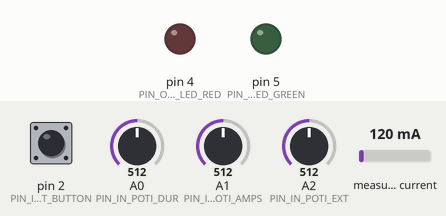
Recording of a sketch running on a simulated Arduino Uno, built with avr-gcc and run on an emulated ATmega328P. On the bench: output pins drawn as LEDs (lit = HIGH). Dashed ring = blinking. The test bench sets the inputs (shaded band); at power-on: pin 2 (PIN_IN_RESET_BUTTON) HIGH, A1 (PIN_IN_POTI_AMPS) = 512, A0 (PIN_IN_POTI_DUR) = 512, A2 (PIN_IN_POTI_EXT) = 512, measured current 120 mA. Pins used as bus, display or sensor lines are not drawn; what the sketch prints to the serial monitor is not drawn.

Above: at 1.2 s.
1.3 s: pin 2 (PIN_IN_RESET_BUTTON) pulled LOW for 0.15 s
At 2.25 s:
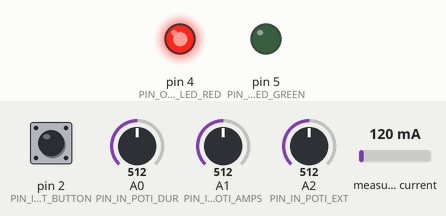
4.8 s: pin 2 (PIN_IN_RESET_BUTTON) pulled LOW for 1 s
At 5.08 s:
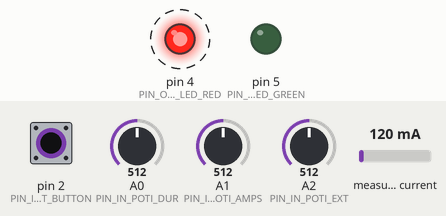
11.8 s: pin 2 (PIN_IN_RESET_BUTTON) pulled LOW for 3.2 s
At 16.05 s:
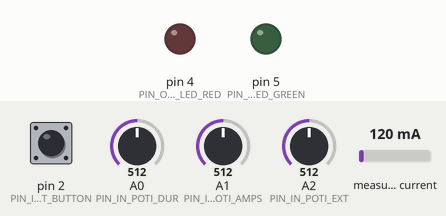
17.0 s: A1 (PIN_IN_POTI_AMPS) set to 356
20.5 s: A1 (PIN_IN_POTI_AMPS) set to 327
Timing chart, 0 to 25.0 s (numbered marks = the images above; inputs shaded):
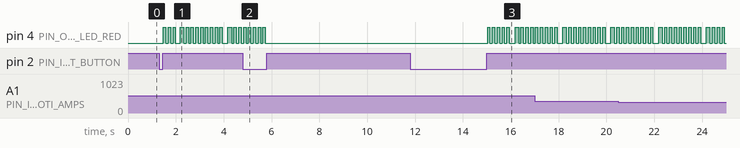

Measured:
- after the input at 1.3 s, pin 4 (PIN_OUT_LED_RED): LOW → HIGH after 0.18 s, → LOW 0.10 s later, → HIGH 0.10 s later, → LOW 0.10 s later, … (30 changes in this stretch)
- after the input at 4.8 s, pin 4 (PIN_OUT_LED_RED): goes on until 5.7 s, then stays LOW
- after the input at 11.8 s, pin 4 (PIN_OUT_LED_RED): goes 4 × (HIGH 0.10 s, LOW 0.10 s), HIGH 0.10 s, LOW 0.24 s, HIGH 0.15 s, 3 × (LOW 0.10 s, HIGH 0.10 s), then LOW, starting after 3.2 s

The sketch:

PowerOnGuard.ino
```cpp
#include "Controls.h"

const int meterEveryMillis = 2000;
const int readPotisEveryMillis = 1000;

/**
   Potentiometer setting: 0 ... 300s
   Some machines like pumps draw amps for some time and then stop to draw amps, but they are still "on", e.g. pump water.
   This propery is to "virtually" extend the duration where amps are actually drawn to allow the algorithm to accound
   for such machines.
*/
int durationExtensionSeconds;

/**
   Potentiometer setting: 0 ... 10 A
   The minimum amperes that need to drawn such that the algorithm starts to count the time since when this started.
*/
double ampsThreshold;

/**
   Potentiometer setting: 0 ... 1h
   The maximum time in seconds that amps may be drawn. Afterwards the state is toggled and power is switched off.
   The red LED will start to blink. To get power again, the reset switch must be pressed. It will toggle the state.
*/
int maxDurationSeconds;


/**
   The actual amps drawn currently.
*/
double i_rms;

unsigned long i;

Controls controls = Controls();

EnergyMonitor emon;

enum State {
  RUNNING,
  SHUTDOWN
};

unsigned long lastToggleTime;        // Last state change

volatile enum State state = RUNNING; // We start with power turned on

unsigned long tS;
boolean wasPowerConsumed = false;
unsigned long ampsOnSinceSeconds = 0;
unsigned long virtualPowerConsumptionOnUntilS = 0;

void setup() {
  Serial.begin(9600);

  pinMode(PIN_OUT_SSR, OUTPUT);

  controls.setup(onResetButton);

  double scale = 18.00360 * 4 * (4.06 / 4.55);
  emon.current(7, scale);             // Current: input pin, calibration.

}

void onResetButton() {
  unsigned long now = millis();

  if ((now - lastToggleTime) > 150) {
    lastToggleTime = now;

    if (state == SHUTDOWN) {
      state = RUNNING;
      wasPowerConsumed = false;
      ampsOnSinceSeconds = 0;
      virtualPowerConsumptionOnUntilS = 0;
    } else {
      state = SHUTDOWN;
    }
  }
}


void loop() {
  i++;

  unsigned long tMS = millis();
  tS = tMS / 1000;

  // Somtimes read potis
  if ( (tMS % readPotisEveryMillis) == 0 ) {
    controls.readPotis();

    durationExtensionSeconds = controls.getDurationExtensionSeconds();
    ampsThreshold = controls.getAmpsThreshold();
    maxDurationSeconds = controls.getMaxDurationSeconds();
  }

  // Read current amps
  if ( (tMS % (meterEveryMillis)) == 0 ) {
    i_rms = emon.calcIrms(1480);  // Calculate Irms only
    Serial.println(i_rms);
  }

  if (isPowerConsumed()) {
    controls.powerLedOn(true);

    if (wasPowerConsumed == false) {
      Serial.println("Actual power consumption just started ");
      Serial.println(tS);

      if (virtualPowerConsumptionOnUntilS == 0) {
        ampsOnSinceSeconds = tS;
      }
    } else {
      if (tooLong()) {
        // Power consumed for too long
        state = SHUTDOWN;
      }
    }
  } else {
    controls.powerLedOn(false);
    if (wasPowerConsumed == true) {
      Serial.println("Actual power consumption just stopped ");
      Serial.println(tS);
      // We need assume power consumption for additional durationExtensionSeconds
      virtualPowerConsumptionOnUntilS = tS + durationExtensionSeconds;
    } else {
    }
  }

  if (virtualPowerConsumptionOnUntilS > 0) {
    /*
       Virtual mode has priority. No matter if actual power was off we need to wait until
       time is virtualPowerConsumptionOnUntilS.
       If we waited so long and power is (still) consumed we'll shut down
       power as it was used for too long.

       HOWEVER IF ACTUAL POWER IS CONSUMED WE NEED TO EXTAND AAGAIN
    */
    if (tS > virtualPowerConsumptionOnUntilS) {
      if (isPowerConsumed() && tooLong()) {
        state = SHUTDOWN;
      }
      virtualPowerConsumptionOnUntilS = 0;
    }

    // Just for Power LED:
    if (isPowerConsumed()) {
      controls.powerLedOn(true);
    } else {
      controls.powerLedBlink(true);
    }

  }

  controls.update();

  if (state == SHUTDOWN) {
    controls.signalShutdown(true);
    //Serial.println("SHUTDOWN");
    digitalWrite(PIN_OUT_SSR, LOW);
  } else {
    controls.signalShutdown(false);
    digitalWrite(PIN_OUT_SSR, HIGH);
  }

  if ( (tMS % (meterEveryMillis)) == 0 ) {
    Serial.print(tS);
    Serial.print(", ");
    Serial.print(i_rms);
    Serial.print(", ");
    Serial.print(wasPowerConsumed);
    Serial.print(", ");
    Serial.print(isPowerConsumed());
    Serial.print(", ");
    Serial.print(state);
    Serial.print(", ");
    Serial.print(durationExtensionSeconds);
    Serial.print(", ");
    Serial.print(ampsThreshold);
    Serial.print(", ");
    Serial.print(maxDurationSeconds);
    Serial.print(", ");
    Serial.print(ampsOnSinceSeconds);
    Serial.print(", ");
    Serial.print(virtualPowerConsumptionOnUntilS);

    Serial.print(" (");
    Serial.print("tS,");
    Serial.print("i_rms,");
    Serial.print("wasPowerConsumed,");
    Serial.print("isPowerConsumed,");
    Serial.print("state,");
    Serial.print("durationExtensionSeconds,");
    Serial.print("ampsThreshold,");
    Serial.print("maxDurationSeconds,");
    Serial.print("ampsOnSinceSeconds,");
    Serial.print("virtualPowerConsumptionOnUntilS,");
    Serial.print(")");
    Serial.println("");
  }

  wasPowerConsumed = isPowerConsumed();
}

boolean isPowerConsumed() {
  boolean ret = i_rms > ampsThreshold;
  return ret;
}

boolean tooLong() {
  return (tS - ampsOnSinceSeconds) > maxDurationSeconds;
}
```

Button.cpp
```cpp
#include "Button.h"

Button::Button() {
}

Button::~Button() {
}

void Button::setup(byte pin, buttonOnHigh _onHigh) {
  PIN = pin;
  onHigh = _onHigh;
  pinMode(pin, INPUT_PULLUP);
  lastChangeTime = millis();
}

void Button::update() {
  int reading = digitalRead(PIN);

  if (reading != lastButtonState) {
    lastChangeTime = millis();
  }

  if ((millis() - lastChangeTime) > debounceDelay) {
    if (reading == LOW) {
      readingWasLowLongEnough = true;
    } else {
      if (readingWasLowLongEnough == true && reading == HIGH) { // Button was just released after behing held long enough
        onHigh();
        readingWasLowLongEnough = false;
      }
    }
  }

  lastButtonState = reading;
}

boolean Button::isOn() {
  int val = digitalRead(PIN);
  return (val == HIGH);
}
```

Button.h
```cpp
#ifndef Button_h
#define Button_h

#include "Globals.h"
#include <Bounce2.h>

class Button {
  private:
    byte PIN;
    buttonOnHigh onHigh;

    int lastButtonState = LOW;   // the previous reading from the input pin
    unsigned long lastChangeTime;  // the last time the output pin was toggled
    unsigned long debounceDelay = 30;    // the debounce time; increase if the output flickers
    boolean readingWasLowLongEnough = false;

  public:
    Button();
    ~Button();
    void setup(byte pin, void (*_onHigh)(void));
    //void setup(byte pin);
    void update();

    boolean isOn();
};

#endif
```

Controls.cpp
```cpp
#include "Controls.h"
#include "LED.h"
#include "Button.h"
#include "Poti.h"

LED redLED;
LED greenLED;
Button resetButton;

Poti durationExtensionPoti;
Poti ampsThresholdPoti;
Poti maxDurationPoti;

Controls::Controls() {
}

Controls::~Controls() {
}

void Controls::setup(buttonOnHigh onReset) {
  durationExtensionPoti.setup(PIN_IN_POTI_EXT);
  ampsThresholdPoti.setup(PIN_IN_POTI_AMPS);
  maxDurationPoti.setup(PIN_IN_POTI_DUR);

  redLED.setup(PIN_OUT_LED_RED);
  greenLED.setup(PIN_OUT_LED_GREEN);
  resetButton.setup(PIN_IN_RESET_BUTTON, onReset);
}

void Controls::update() {
  greenLED.update();
  redLED.update();
  resetButton.update();
}

void Controls::signalShutdown(boolean shutdown) {
  redLED.blink(shutdown);
  if (shutdown == true) {
    greenLED.off();
  }
}

boolean Controls::isResetPressed() {
  return resetButton.isOn();
}

void Controls::resetLedOn(boolean on) {
  if (on) {
    redLED.on();
  } else {
    redLED.off();
  }
}

void Controls::powerLedOn(boolean on) {
  if (on) {
    greenLED.on();
  } else {
    greenLED.off();
  }
}

void Controls::powerLedBlink(boolean blink) {
  greenLED.blink(blink);
}

void Controls::readPotis() {
  durationExtensionPoti.read();
  ampsThresholdPoti.read();
  maxDurationPoti.read();
}

double mapDouble(long x, long in_min, long in_max, double out_min, double out_max)
{
  return ((double)x - (double)in_min) * (out_max - out_min) / ((double)in_max - (double)in_min) + out_min;
}

int Controls::getDurationExtensionSeconds() {
  const int minOut = 0;
  const int maxOut = 300;
  // map(value, fromLow, fromHigh, toLow, toHigh)
  int v = durationExtensionPoti.get();
  v = map(v, 0, 1023, minOut, maxOut);
  v = constrain(v, minOut, maxOut);

  return v;
}

double Controls::getAmpsThreshold() {
  const double minOut = 0.0;
  const double maxOut = 30.0;
  // map(value, fromLow, fromHigh, toLow, toHigh)
  int v = ampsThresholdPoti.get();
  double ret = mapDouble(v, 0, 1023, minOut, maxOut);
  //v = constrainDouble(v, minOut, maxOut);

  return ret;
}

int Controls::getMaxDurationSeconds() {
  const int minOut = 0;
  const int maxOut = 60 * 60; // 1h
  // map(value, fromLow, fromHigh, toLow, toHigh)
  int v = maxDurationPoti.get();
  v = map(v, 0, 1023, minOut, maxOut);
  v = constrain(v, minOut, maxOut);

  return v;
}
```

Controls.h
```cpp
#ifndef Controls_h
#define Controls_h

#include "Globals.h"

class Controls {
  private:

  public:
    Controls();
    ~Controls();
    void setup(buttonOnHigh onReset);
    void update();

    void signalShutdown(boolean shutdown);
    boolean isResetPressed();
    void resetLedOn(boolean on);
    void powerLedOn(boolean on);
    void powerLedBlink(boolean blink);
    void readPotis();

    int getDurationExtensionSeconds();
    double getAmpsThreshold();
    int getMaxDurationSeconds();

};

#endif
```

Globals.h
```cpp
#ifndef Globals_h
#define Globals_h
#include <Arduino.h>
#include <TimerOne.h>
#include <EmonLib.h>


const byte PIN_IN_POTI_AMPS=15;
const byte PIN_IN_POTI_EXT=16;
const byte PIN_IN_POTI_DUR=14;

const byte PIN_OUT_LED_RED = 4;
// const byte PIN_OUT_LED_GREEN = 6;
const byte PIN_OUT_LED_GREEN = 5;
const byte PIN_IN_RESET_BUTTON = 2;
const byte PIN_OUT_SSR = 7;


typedef void (*buttonOnHigh)(void);

#endif
```

LED.cpp
```cpp
#include "LED.h"

LED::LED() {
}

LED::~LED() {
}

void LED::setup(byte pin) {
  PIN = pin;
  pinMode(pin, OUTPUT);
  lastBlinkToggleTime = millis();
}

void LED::update() {
  if (blinking == true) {
    unsigned long now = millis();
    if ((now - lastBlinkToggleTime) > blinkTime/2) {
      if(this->isOn()) {
        off();
      } else {
        on();
      }
      lastBlinkToggleTime = now;
    }
  }
}

void LED::on() {
  blinking = false;
  digitalWrite(PIN, HIGH);
}

void LED::off() {
  blinking = false;
  digitalWrite(PIN, LOW);
}

boolean LED::isOn() {
  return digitalRead(PIN) == HIGH;
}

void LED::blink(boolean enable) {
  blinking = true;
  if (enable == false) {
    off();
  }
}
```

LED.h
```cpp
#ifndef LED_h
#define LED_h

#include "Globals.h"

class LED {
  private:
    unsigned long lastBlinkToggleTime;
    int blinkTime = 200;
    boolean blinking = false;
    byte PIN;

  public:
    LED();
    ~LED();
    void setup(byte pin);
    void update();

    void on();
    void off();
    boolean isOn();
    void blink(boolean enable);


};

#endif
```

Poti.cpp
```cpp
#include "Poti.h"

Poti::Poti() {
}

Poti::~Poti() {
}

void Poti::setup(byte pin) {
  PIN = pin;
  pinMode(pin, INPUT);
  read();
}

void Poti::update() {
}

void Poti::read() {
  val = analogRead(PIN);
}

int Poti::get() {
  return val;
}
```

Poti.h
```cpp
#ifndef Poti_h
#define Poti_h

#include "Globals.h"

class Poti {
  private:
    int val;
    byte PIN;

  public:
    Poti();
    ~Poti();
    void setup(byte pin);
    void update();

    void read();
    int get();
};

#endif
```
